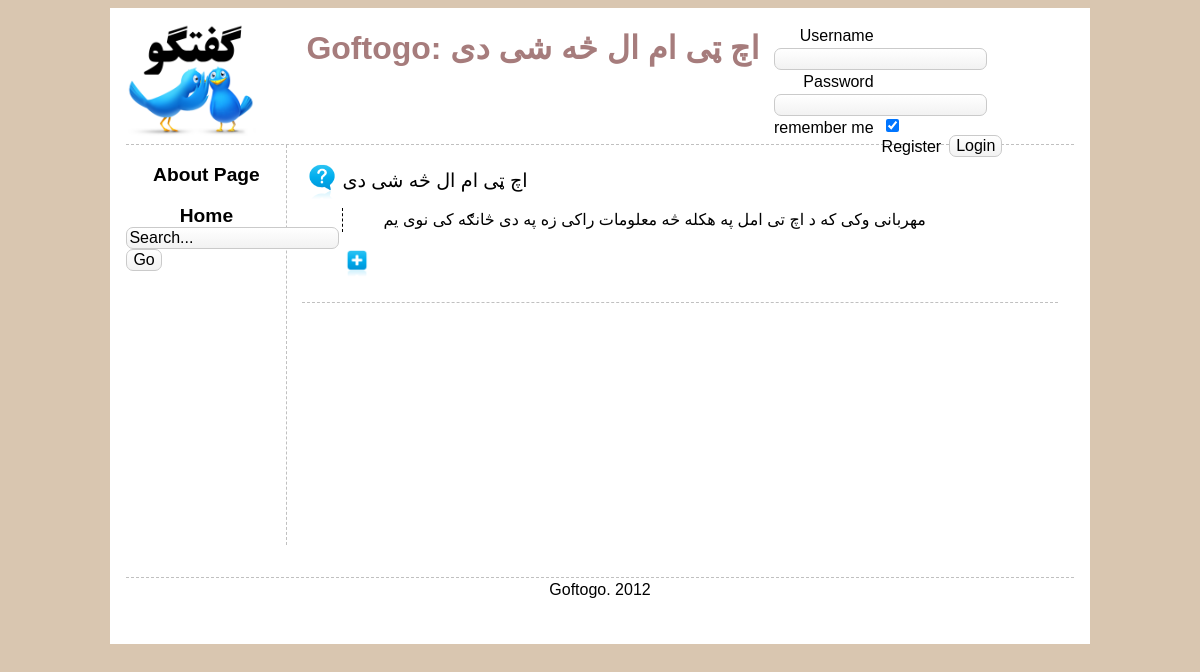
The app's page /main/qshow/3 with its own data.
### tables this page shows
CREATE TABLE IF NOT EXISTS `Question` (
  `questionID` int(11) NOT NULL AUTO_INCREMENT,
  `catID` int(11) DEFAULT NULL,
  `userID` int(11) DEFAULT NULL,
  `title` varchar(140) NOT NULL,
  `body` text NOT NULL,
  `rank` int(11) NOT NULL DEFAULT '0',
  `date` datetime DEFAULT NULL,
  PRIMARY KEY (`questionID`)
);

### application/controllers/main.php (called while the page is built, shortened)
<?php
class Main extends CI_Controller {
	public function __construct() {
		$this -> load -> model('question_model');
		$this -> load -> model('answer_model');
	}
	public function _loadviews($body_view, $data) {
		$this -> load -> view('templates/header', $data);
		$this -> load -> view('header/default');
		$this -> load -> view('leftnav/default');
		$this -> load -> view('body/' . $body_view, $data);
		$this -> load -> view('templates/footer');
	}
	public function qshow($qid) {
		$data['question'] = $this -> question_model -> get_details($qid);
		$data['title'] = 'Goftogo: ' . $data['question'] -> title;
		$data['answers'] = $this -> answer_model -> get_answers($qid);
		$data['backlink'] = $this -> session -> userdata('backlink');
		$this -> _loadviews('qdetails', $data);
	}
}

### index.php (called while the page is built, shortened)
<?php
require_once BASEPATH.'core/CodeIgniter.php';

### application/models/question_model.php (called while the page is built, shortened)
<?php
class Question_model extends CI_Model {
	public function get_details($qid) {
		$query = $this -> db -> get_where('Question', array('questionID' => $qid));
		return $query -> first_row();
	}
}

### application/views/body/qdetails.php (the view, shortened to what this page needs)
<div id="body">
<div class="question">
		<h3><?php echo $question->title; ?></h3>
		<p><?php echo $question->body; ?></p>
<div id="ajaxresult">
<form action="<?php echo site_url(); ?>/ajax/getcomments" method="POST">
<input type="image" title="load comments" src=<?php echo base_url('img/icons/plus.png'); ?> width=30 name="submitit" id="submitit" onclick="return false" />
</form>
</div>
</div>
</div>

### css/main.css (style rules this page uses)
body { background: #D9C6B0; font: normal 100% sans-serif; line-height: 1.5; color: black; }
a { text-decoration: none; color: black; cursor: pointer; }
h1, h2, h3, h4, h5, h6 { text-decoration: none; color: #A67C7C; margin: 0; padding: 0; }
h3 { font: normal 120% sans-serif; color: black; }
#body { margin-left: 10em; min-height :400px; padding: 1em; }
.question, .answer, .comment { border-bottom-width: 1px; border-bottom-style: dashed; border-color: silver; padding: 0.5em; text-align: justify; }
.question { padding-left: 2.5em; background: transparent url(../img/icons/question.png) no-repeat top left; background-size: 40px; }
.question p { border-left-width: 1px; border-left-style: dashed; padding-left: 2.5em; }

### css/form.css (style rules this page uses)
#form label { display: block; float: left; padding-right: 0.5em; text-align: right; width: 100px; font-size: 100%; }
#form a { float: left; padding-right: 0.5em; text-align: left; }
#form input { -moz-border-radius: 7px; -webkit-border-radius: 7px; background-color: #eaeaea; background: -moz-linear-gradient(top, #ffffff, #f2f2f2); background: -webkit-gradient(linear, left top, left bottom, color-stop(0.0, #ffffff), color-stop(1.0, #f2f2f2)); border: 1px solid #cacaca; font-family: inherit; font-size: 100%; }

### records on screen
question: title "اچ ټی ام ال څه شی دی", body "مهربانی وکی که د اچ تی امل په هکله څه معلومات راکی زه په دی څانګه کی نوی یم"

### other values on screen
form_label('Username','username') "Username"
form_label('Password','password') "Password"
form_label('remember me','remember') "remember me"
anchor("user/register/","Register") "Register"
$title "Goftogo: اچ ټی ام ال څه شی دی"
anchor('main/view/about',"About Page") "About Page"
anchor('',"Home") "Home"
